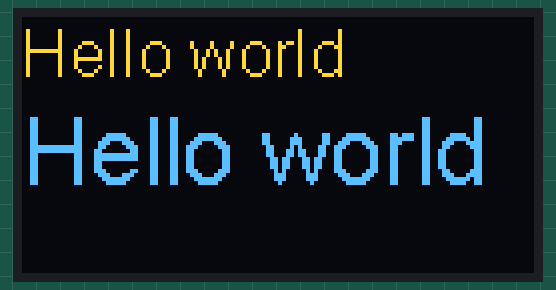
This sketch was run on a simulated ESP8266 (NodeMCU). Shown: 128×64 one-colour display. The OLED is the two-colour kind (top 16 rows yellow).

Above: at 0.1 s.

The sketch:

OLED-demo-1.ino
```cpp
#include <Wire.h>               // Only needed for Arduino 1.6.5 and earlier
#include "SSD1306Wire.h"        // legacy: #include "SSD1306.h"

SSD1306Wire display(0x3c, 15, 13);   // ADDRESS, SDA, SCL  -  SDA and SCL usually populate automatically based on your board's pins_arduino.h e.g. https://github.com/esp8266/Arduino/blob/master/variants/nodemcu/pins_arduino.h

void setup() {
  Serial.begin(115200);
  Serial.println();
  Serial.println();
  display.init();
}

void loop() {
  display.clear();
  display.setTextAlignment(TEXT_ALIGN_LEFT);

  display.setFont(ArialMT_Plain_16);
  display.drawString(0, 0, "Hello world");
  display.setFont(ArialMT_Plain_24);
  display.drawString(0, 20, "Hello world");

  display.display();
  delay(10);
}
```
